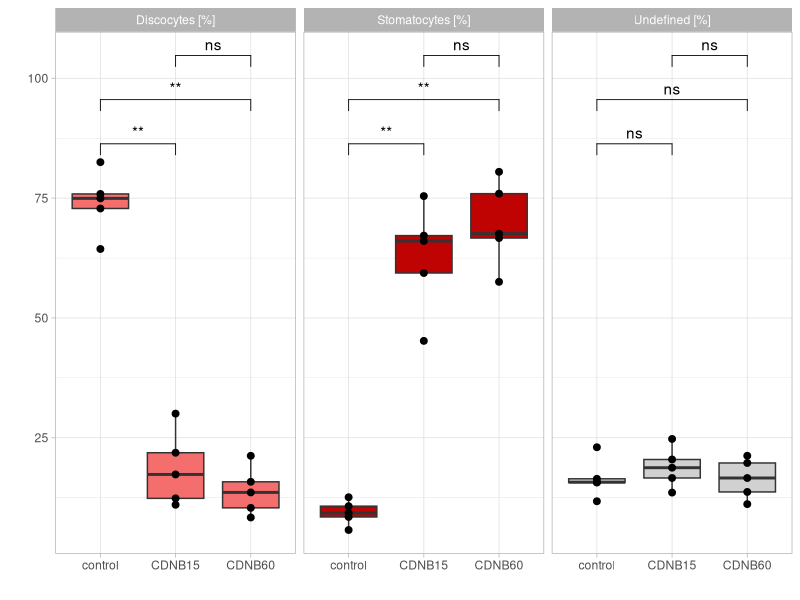
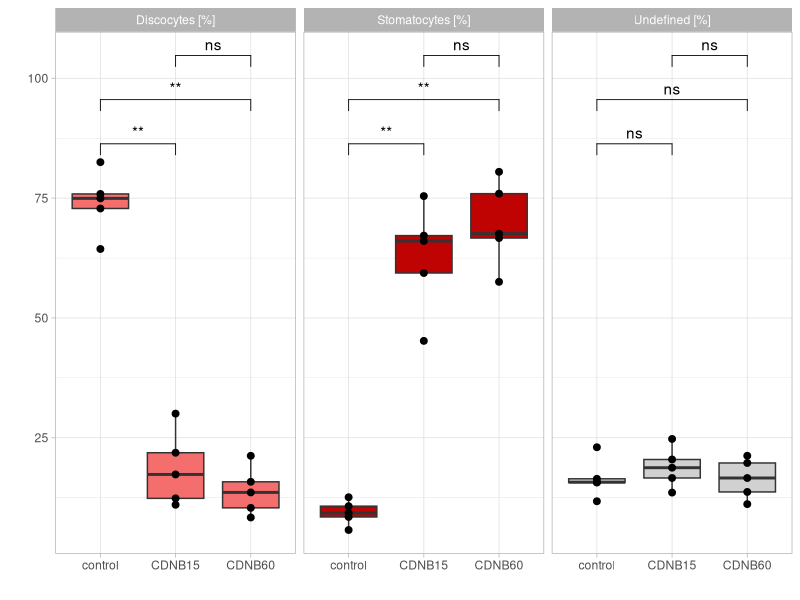

Here is the R script that generated these plots, in order:
library(ggplot2)
library(ggpubr)
library(openxlsx)
library(data.table)


all_Data <- data.table(
  read.xlsx("Microscopy_depletion.xlsx"))

type = factor(all_Data$CellType, level = c("Discocyte", "Stomatocyte", "kA"))

ggplot(data = all_Data,
       aes(x = factor(
         sample, 
         level = c("control", "CDNB15","CDNB60")), 
           y = CellPercent)) +
  
  geom_boxplot(show.legend = FALSE, aes(fill = type)) +
  scale_fill_manual(values=c("#f56e6e", "#bf0202", "#d1d1d1"), name ="") +
  
  facet_wrap(~factor(CellType, 
                     level = c("Discocyte", "Stomatocyte", "kA"),
                     labels = c("Discocytes [%]", "Stomatocytes [%]", "Undefined [%]"))) +
  
  geom_point(color = "#000000", size = 2) +
  
  labs(
    # title = (""), 
    x="", 
    y="") +
  
  theme(
    plot.title = element_blank()
  ) +
  
  theme_light() +
  
  stat_compare_means(comparisons = list(c("control","CDNB15"),
                                        c("control","CDNB60"),
                                        c("CDNB15","CDNB60")),
                     label = "p.signif", method = "wilcox.test")


ggsave("result_depletion.tiff", path = "C:/Users/Rickman/Documents/GitHub/R-graphs/Graphs and figures", units = "in", dpi=300, compression = 'lzw', width = 8, height = 6)

